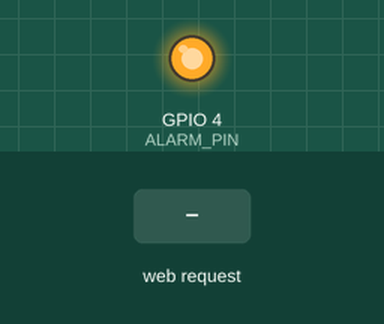
The sketch below on a simulated ESP32. Parts: output pins drawn as LEDs (lit = HIGH). The test bench sets the inputs (shaded band). WiFi joins after 1.5 s; servers stay silent unless stated; what the sketch prints to the serial monitor is not drawn.

Above: at 4.7 s.
4.8 s: HTTP request GET /alarm received
At 6.0 s:
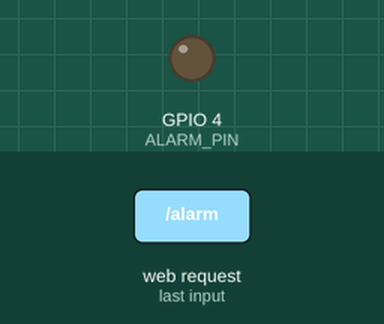
6.3 s: HTTP request GET /off received
At 7.4 s:
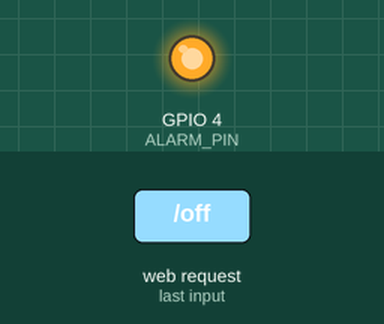
Timing chart, 0 to 9.3 s (numbered marks = the images above; inputs shaded):
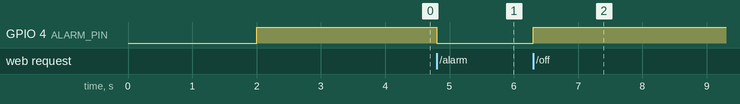

Measured:
- after the input at 4.8 s, GPIO 4 (ALARM_PIN): HIGH → LOW at once
- after the input at 6.3 s, GPIO 4 (ALARM_PIN): LOW → HIGH at once

The sketch:

esp32_alarm.ino
```cpp
#include <WiFi.h>
// This library lets the ESP32 create a simple web server.
#include <WebServer.h>

const char* wifi_net = "J.J";
const char* wifi_pass = "MovB1nar10.01";

// This creates a web server on port 80.
// Port 80 is the normal port used by websites with http://
WebServer server(80);

// GPIO26 means pin number 26 on the ESP32
const int ALARM_PIN = 4;
// Turn alarm ON
const int ALARM_ON = LOW;
// Turn alarm OFF
const int ALARM_OFF = HIGH;
bool isAlarmActive = false;

// This variable stores the time when the alarm should stop.
unsigned long alarmEndTime = 0;

// This function turns the alarm ON for a specific amout of time in milliseconds
void turnAlarmOn(unsigned long durationMs) {
  // Send ON signal to the alarm pin.
  digitalWrite(ALARM_PIN, ALARM_ON);
  isAlarmActive = true;
  // Calculate when the alarm should turn off.
  // millis() gives the time since the ESP32 started running.
  alarmEndTime = millis() + durationMs;
}

void turnAlarmOff() {
  digitalWrite(ALARM_PIN, ALARM_OFF);
  isAlarmActive = false;
}

void handleAlarm() {
  // Turn the alarm ON for 10 seconds
  turnAlarmOn(10000);
  // Send a response back to the phone
  server.send(200, "text/plain", "Alarm ON for 10 seconds");
}

// This function runs when someone opens /off
void handleOff() {
  turnAlarmOff();
  server.send(200, "text/plain", "Alarm OFF");
}

void handleAlarmStatus() {
  if(isAlarmActive) {
    server.send(200, "text/plain", "Alarm is active");
  } else {
    server.send(200, "text/plain", "Alarm is off");
  }
}

// setup() runs only one time when the ESP32 turns on or resets
void setup() {
  // Start serial communication between ESP32 and computer
  // 115200 is the communication speed.
  Serial.begin(115200);
  delay(2000);
  // Configure ALARM_PIN as an output pin.
  // Output means the ESP32 will send voltage from this pin.
  pinMode(ALARM_PIN, OUTPUT);
  // Start with the alarm turned OFF.
  digitalWrite(ALARM_PIN, ALARM_OFF);
  // Start connecting the ESP32 to our wi-fi network
  WiFi.begin(wifi_net, wifi_pass);

  // Print message
  Serial.print("Connnecting to wifi");

  // This loop waits until the ESP32 connects to wi-fi
  while (WiFi.status() != WL_CONNECTED) {
    // Wait half a second
    delay(500);
    Serial.print(".");
  }

  // Print a blank line after connecting
  Serial.println();
  // Print a confirmation message
  Serial.println("Connected!");
  Serial.print("ESP32 IP address: ");
  // Print the IP address assigned to the ESP32
  Serial.println(WiFi.localIP());

  // Create the /alarm route using POST
  // Example from browser:
  // http://ESP32_IP/alarm
  server.on("/alarm", HTTP_GET, handleAlarm);
  server.on("/alarm", HTTP_POST, handleAlarm);
  server.on("/off", HTTP_GET, handleOff);
  server.on("/status", HTTP_GET, handleAlarmStatus);

  // Start the wen server
  server.begin();
}

void loop() {
  // This checks if someone is trying to access /alar, /off, or /status
  server.handleClient();
  // Check if the alarm is active AND if the current time passed alarmEndTime
  if (isAlarmActive && millis() > alarmEndTime) {
    turnAlarmOff();
  }
}
```
